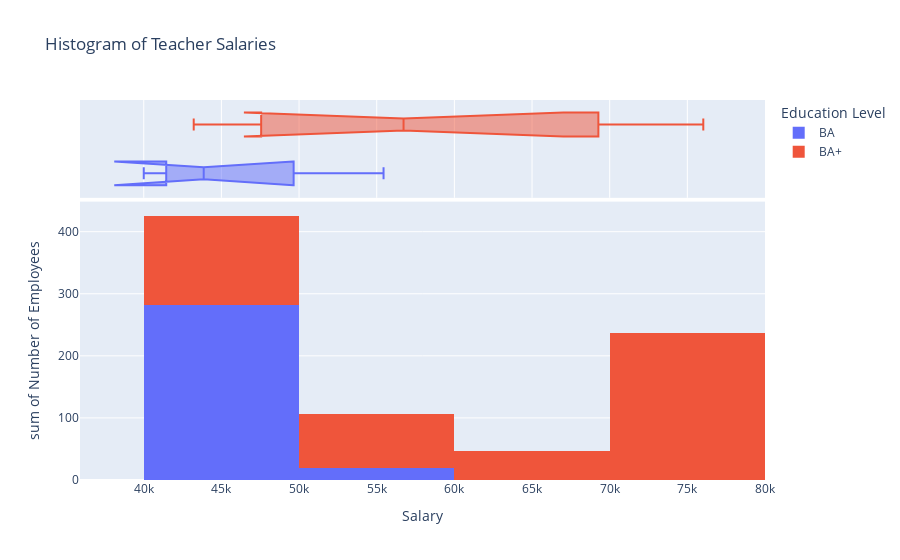

Notebook code cell kept with this figure:
### Code cell
fig = px.histogram(df, x="Salary", y="Number of Employees", color="Education Level", title="Histogram of Teacher Salaries",
                   marginal="box",
                   hover_data=df.columns)
fig.show()

### Figure 1 — Plotly figure (JSON) as saved in the notebook; plotly's stock layout.template omitted (floating-point values rounded to 4 significant figures)
{"data": [{"alignmentgroup": "True", "bingroup": "x", "histfunc": "sum", "hovertemplate": "Education Level=BA<br>Salary=%{x}<br>sum of Number of Employees=%{y}<extra></extra>", "legendgroup": "BA", "marker": {"color": "#636efa"}, "name": "BA", "offsetgroup": "BA", "orientation": "v", "showlegend": true, "type": "histogram", "x": [40000, 41930, 43860, 47720, 55440], "xaxis": "x", "y": [39, 67, 132, 44, 19], "yaxis": "y"}, {"alignmentgroup": "True", "customdata": [[1, "BA"], [2, "BA"], [3, "BA"], [4, "BA"], [5, "BA"]], "hovertemplate": "Education Level=%{customdata[1]}<br>Salary=%{x}<br>Experience Level=%{customdata[0]}<extra></extra>", "legendgroup": "BA", "marker": {"color": "#636efa"}, "name": "BA", "notched": true, "offsetgroup": "BA", "showlegend": false, "type": "box", "x": [40000, 41930, 43860, 47720, 55440], "xaxis": "x2", "yaxis": "y2"}, {"alignmentgroup": "True", "bingroup": "x", "histfunc": "sum", "hovertemplate": "Education Level=BA+<br>Salary=%{x}<br>sum of Number of Employees=%{y}<extra></extra>", "legendgroup": "BA+", "marker": {"color": "#EF553B"}, "name": "BA+", "offsetgroup": "BA+", "orientation": "v", "showlegend": true, "type": "histogram", "x": [43217, 45147, 47077, 49007, 52867, 56727, 62517, 66377, 70237, 74097, 76027], "xaxis": "x", "y": [14, 25, 50, 55, 32, 56, 17, 29, 81, 46, 110], "yaxis": "y"}, {"alignmentgroup": "True", "customdata": [[1, "BA+"], [2, "BA+"], [3, "BA+"], [4, "BA+"], [6, "BA+"], [8, "BA+"], [11, "BA+"], [13, "BA+"], [15, "BA+"], [17, "BA+"], [18, "BA+"]], "hovertemplate": "Education Level=%{customdata[1]}<br>Salary=%{x}<br>Experience Level=%{customdata[0]}<extra></extra>", "legendgroup": "BA+", "marker": {"color": "#EF553B"}, "name": "BA+", "notched": true, "offsetgroup": "BA+", "showlegend": false, "type": "box", "x": [43217, 45147, 47077, 49007, 52867, 56727, 62517, 66377, 70237, 74097, 76027], "xaxis": "x2", "yaxis": "y2"}], "layout": {"barmode": "relative", "legend": {"title": {"text": "Education Level"}, "tracegroupgap": 0}, "title": {"text": "Histogram of Teacher Salaries"}, "xaxis": {"anchor": "y", "domain": [0, 1], "title": {"text": "Salary"}}, "xaxis2": {"anchor": "y2", "domain": [0, 1], "matches": "x", "showgrid": true, "showticklabels": false}, "yaxis": {"anchor": "x", "domain": [0, 0.7326], "title": {"text": "sum of Number of Employees"}}, "yaxis2": {"anchor": "x2", "domain": [0.7426, 1], "matches": "y2", "showgrid": false, "showline": false, "showticklabels": false, "ticks": ""}}}
